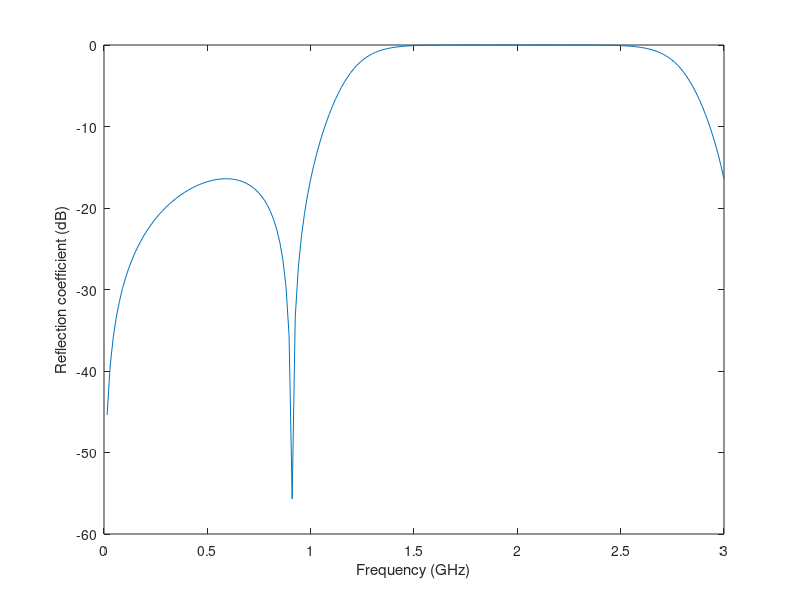

Write MATLAB code to recreate this figure.
clear all;
Z0 = 50; Z1 = 101.6; Z2 = 101.6; Z3 = 50;
Zs0 = 98.45; Zs1 = 43.6; Zs2 = 98.45;

N = 201; fmin = 0; fmax = 3e9; f0 = 1e9; 
f = fmin:((fmax-fmin)/N):fmax;
L = 1/8; % It means that L = lambda/8 for f=f0;
beta_L = 2*pi*L*f/f0; 

Zin_s0 = -1j*Zs0./tan(beta_L); 
ZL0 = (Zin_s0*Z0)./(Zin_s0 + Z0);
Zin1 = Z1*(ZL0 + 1j*Z1*tan(beta_L))./(Z1+ 1j*ZL0.*tan(beta_L));

Zin_s1 = -1j*Zs1./tan(beta_L); 
ZL1 = (Zin_s1.*Zin1)./(Zin_s1 + Zin1);
Zin2 = Z2*(ZL1 + 1j*Z2*tan(beta_L))./(Z2 + 1j*ZL1.*tan(beta_L));

Zin_s2 = -1j*Zs2./tan(beta_L); 
ZL2 = (Zin_s2.*Zin2)./(Zin_s2 + Zin2);
Zin = Z3*(ZL2 + 1j*Z3*tan(beta_L))./(Z3 + 1j*ZL2.*tan(beta_L));

S11 = (Zin-Z0)./(Zin+Z0);
S11_dB = 20*log10(abs(S11));

SWR = (1+ abs(S11))./(1-abs(S11));
SWR(SWR>=10)=10;
%plot(f/1e9,SWR); 
%xlabel('Frequency (GHz)'); ylabel('SWR');

plot(f/1e9,20*log10(abs(S11))); 
xlabel('Frequency (GHz)'); ylabel('Reflection coefficient (dB)');
